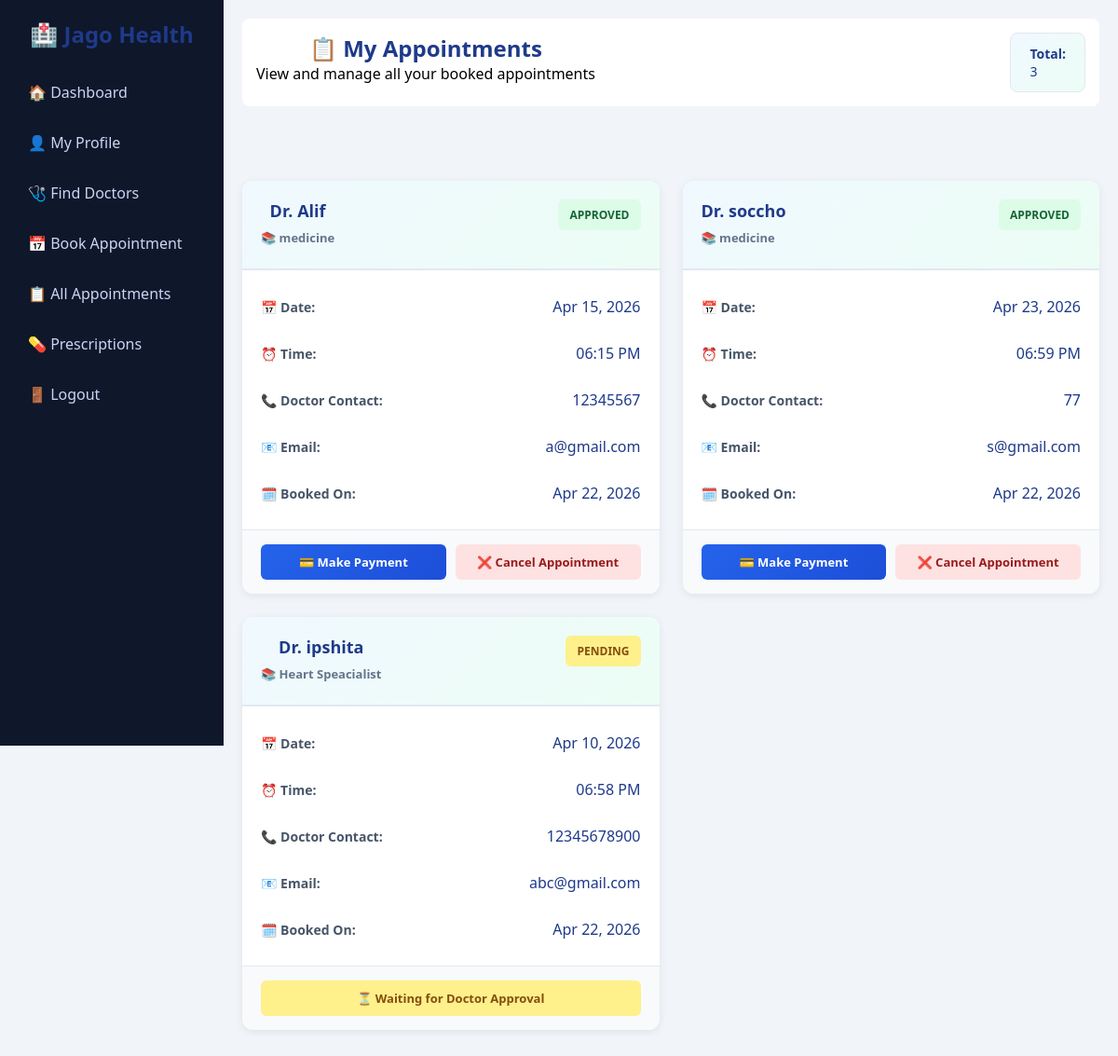
/appointments/all/ (signed in), run on an earlier commit of the app's database.
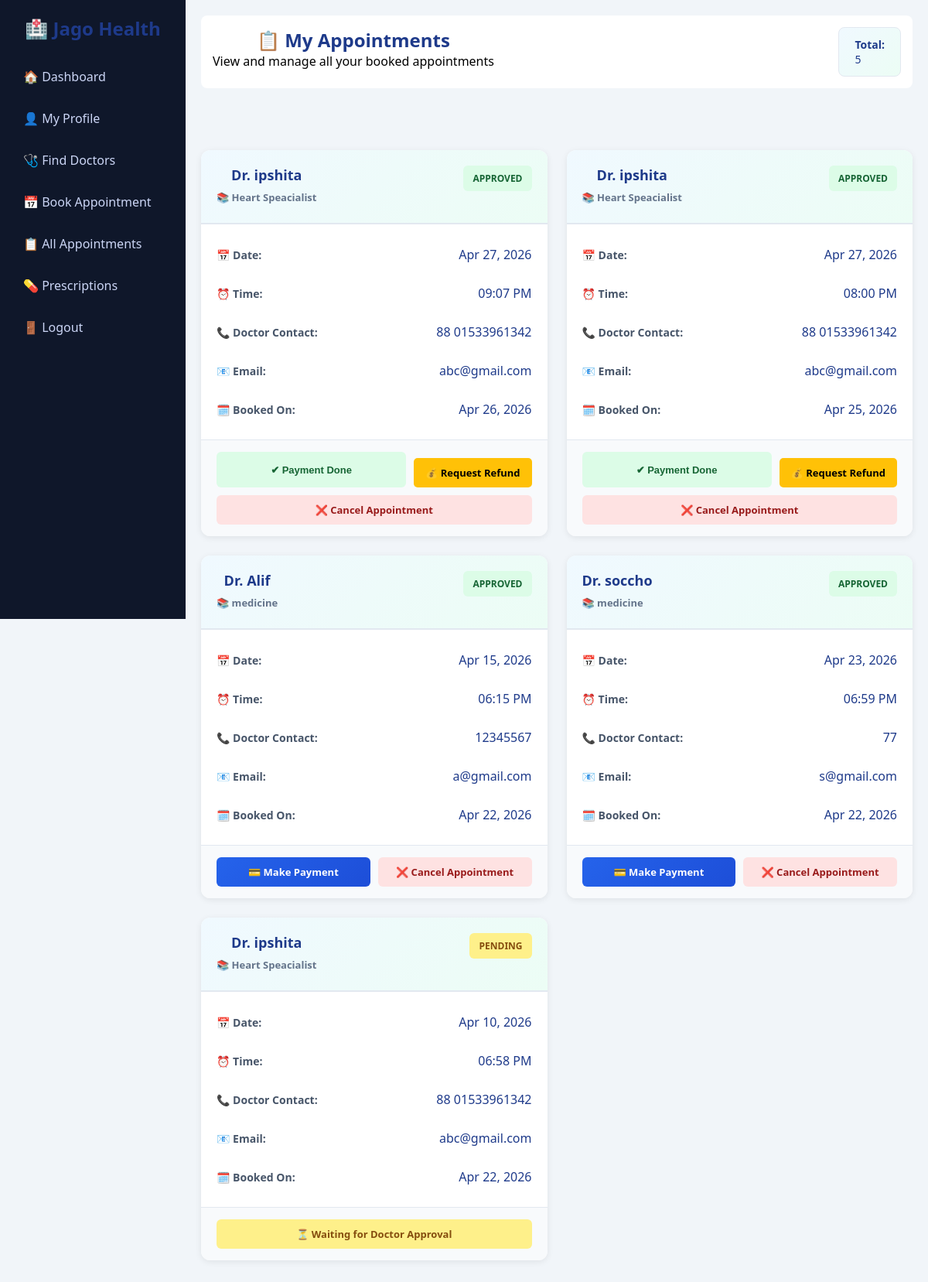
And on a later commit of the database.
### accounts/models.py (models this page shows, shortened)
class Appointment(models.Model):
    STATUS_CHOICES = (
        ('pending', 'Pending'),
        ('approved', 'Approved'),
        ('rejected', 'Rejected'),
        ('cancelled', 'Cancelled'),
    )
    CONSULTATION_CHOICES = (
        ('upcoming', 'Upcoming'),
        ('consulted', 'Consulted'),
        ('no-show', 'No Show'),
    )
    patient = models.ForeignKey(
        CustomUser,
        on_delete=models.CASCADE,
        related_name='patient_appointments',
        limit_choices_to={'role': 'patient'}
    )
    doctor = models.ForeignKey(
        CustomUser,
        on_delete=models.CASCADE,
        related_name='doctor_appointments',
        limit_choices_to={'role': 'doctor'}
    )
    date = models.DateField()
    time = models.TimeField()
    status = models.CharField(max_length=10, choices=STATUS_CHOICES, default='pending')
    consultation_status = models.CharField(max_length=20, choices=CONSULTATION_CHOICES, default='upcoming')
    created_at = models.DateTimeField(auto_now_add=True)

class CustomUser(AbstractUser):
    ROLE_CHOICES = (
        ('doctor', 'Doctor'),
        ('patient', 'Patient'),
        ('admin', 'Admin'),
    )
    role = models.CharField(max_length=10, choices=ROLE_CHOICES)
    phone = models.CharField(max_length=15)
    specialization = models.CharField(max_length=100, blank=True, null=True)
    age = models.IntegerField(blank=True, null=True)
    bio = models.TextField(blank=True)
    profile_image = models.ImageField(upload_to='profiles/', default='default.png')
    is_verified = models.BooleanField(default=False)

### accounts/views.py (the view)
# urls.py: path('appointments/all/', views.patient_all_appointments, name='patient_all_appointments'),
@login_required
def patient_all_appointments(request):
    appointments = Appointment.objects.filter(patient=request.user).order_by('-created_at')
    paid_appointments = Payment.objects.filter(appointment__patient=request.user).values_list('appointment_id', flat=True)
    context = {
        'appointments': appointments,
        'paid_appointments': paid_appointments,
    }
    return render(request, 'patient_all_appointments.html', context)

### templates/patient_all_appointments.html (shortened to what the changed rows need)
{% load static %}
<!DOCTYPE html>
<html lang="en">
<head>
    <link rel="stylesheet" href="{% static 'css/style.css' %}">
    <link rel="stylesheet" href="{% static 'css/dashboard_extra.css' %}">
    <link rel="stylesheet" href="{% static 'css/appointments.css' %}">
</head>
<body>
<div class="dashboard">
    <div class="sidebar">
        <h2>🏥 Jago Health</h2>
    </div>
    <div class="main">
        <div class="topbar">
            <div class="topbar-content">
                <div>
                    <h2>📋 My Appointments</h2>
                </div>
                <div class="topbar-stats">
                    <span class="stat-box">
                        <strong>Total:</strong> {{ appointments|length }}
                    </span>
                </div>
            </div>
        </div>
        <div class="appointments-section">
            {% if appointments %}
                <div class="appointments-grid">
                    {% for appt in appointments %}
                        <div class="appointment-card">
                            <div class="card-header">
                                <div class="doctor-info">
                                    <h3>Dr. {{ appt.doctor.first_name|default:appt.doctor.username }}</h3>
                                    <p class="specialization">📚 {{ appt.doctor.specialization|default:"General Practitioner" }}</p>
                                </div>
                                <span class="status-badge status-{{ appt.status|lower }}">
                                    {{ appt.status|upper }}
                                </span>
                            </div>
                            <div class="card-body">
                                <div class="detail-row">
                                    <span class="label">📅 Date:</span>
                                    <span class="value">{{ appt.date|date:"M d, Y" }}</span>
                                </div>
                                <div class="detail-row">
                                    <span class="label">⏰ Time:</span>
                                    <span class="value">{{ appt.time|time:"h:i A" }}</span>
                                </div>
                                <div class="detail-row">
                                    <span class="label">📞 Doctor Contact:</span>
                                    <span class="value">{{ appt.doctor.phone }}</span>
                                </div>
                                <div class="detail-row">
                                    <span class="label">📧 Email:</span>
                                    <span class="value">{{ appt.doctor.email }}</span>
                                </div>
                                <div class="detail-row">
                                    <span class="label">🗓️ Booked On:</span>
                                    <span class="value">{{ appt.created_at|date:"M d, Y" }}</span>
                                </div>
                            </div>
                            <div class="card-actions">
                                {% if appt.status == 'approved' %}
                                    {% if appt.id in paid_appointments %}
                                        <button class="btn-paid" disabled>
                                            ✔ Payment Done
                                        </button>
                                        {% with payment=appt.payment %}
                                            {% if payment.refund_status == 'none' %}
                                                <a href="{% url 'request_refund' appt.id %}" class="btn-refund" style="background: #ffc107; color: #000; padding: 10px 15px; display: inline-block; border-radius: 5px; text-decoration: none; font-size: 13px; font-weight: 600; margin-top: 8px;">
                                                    💰 Request Refund
                                                </a>
                                            {% elif payment.refund_status == 'requested' %}
                                                <span style="background: #fff3cd; color: #856404; padding: 10px 15px; display: inline-block; border-radius: 5px; font-size: 13px; font-weight: 600; margin-top: 8px;">
                                                    🕐 Refund Pending
                                                </span>
                                            {% elif payment.refund_status == 'approved' %}
                                                <span style="background: #d4edda; color: #155724; padding: 10px 15px; display: inline-block; border-radius: 5px; font-size: 13px; font-weight: 600; margin-top: 8px;">
                                                    ✓ Refund Approved
                                                </span>
                                            {% elif payment.refund_status == 'rejected' %}
                                                <span style="background: #f8d7da; color: #721c24; padding: 10px 15px; display: inline-block; border-radius: 5px; font-size: 13px; font-weight: 600; margin-top: 8px;">
                                                    ✕ Refund Rejected
                                                </span>
                                            {% endif %}
                                        {% endwith %}
                                    {% else %}
                                        <a href="{% url 'make_payment' appt.id %}" class="btn-payment">
                                            💳 Make Payment
                                        </a>
                                    {% endif %}
                                    <a href="{% url 'cancel_appointment' appt.id %}" class="btn-cancel" onclick="return confirm('Are you sure you want to cancel this appointment?');">
                                        ❌ Cancel Appointment
                                    </a>
                                {% elif appt.status == 'pending' %}
                                    <span class="btn-status-pending">⏳ Waiting for Doctor Approval</span>
                                {% elif appt.status == 'rejected' %}
                                    <span class="btn-status-rejected">❌ Rejected by Doctor</span>
                                    <a href="{% url 'book_appointment' %}" class="btn-rebook">📅 Book Another</a>
                                {% elif appt.status == 'cancelled' %}
                                    <span class="btn-status-cancelled">🚫 Cancelled</span>
                                    <a href="{% url 'book_appointment' %}" class="btn-rebook">📅 Book New Appointment</a>
                                {% endif %}
                            </div>
                        </div>
                    {% endfor %}
                </div>
            {% endif %}
        </div>
    </div>
</div>
</body>
</html>

What changed in the data, as far as the page shows it:
added Appointment: doctor.first_name "ipshita", doctor.specialization "Heart Speacialist", status "APPROVED", date "Apr 27, 2026", time "09:07 PM", doctor.phone "88 01533961342", doctor.email "abc@gmail.com", created_at "Apr 26, 2026", shows "✔ Payment Done", shows "💰 Request Refund", shows "❌ Cancel Appointment"
added Appointment: doctor.first_name "ipshita", doctor.specialization "Heart Speacialist", status "APPROVED", date "Apr 27, 2026", time "08:00 PM", doctor.phone "88 01533961342", doctor.email "abc@gmail.com", created_at "Apr 25, 2026", shows "✔ Payment Done", shows "💰 Request Refund", shows "❌ Cancel Appointment"
changed through a linked row, Appointment "Apr 10, 2026": doctor.phone "12345678900" → "88 01533961342"
Also different on the page:
{{ appointments|length }}: "3" → "5"
